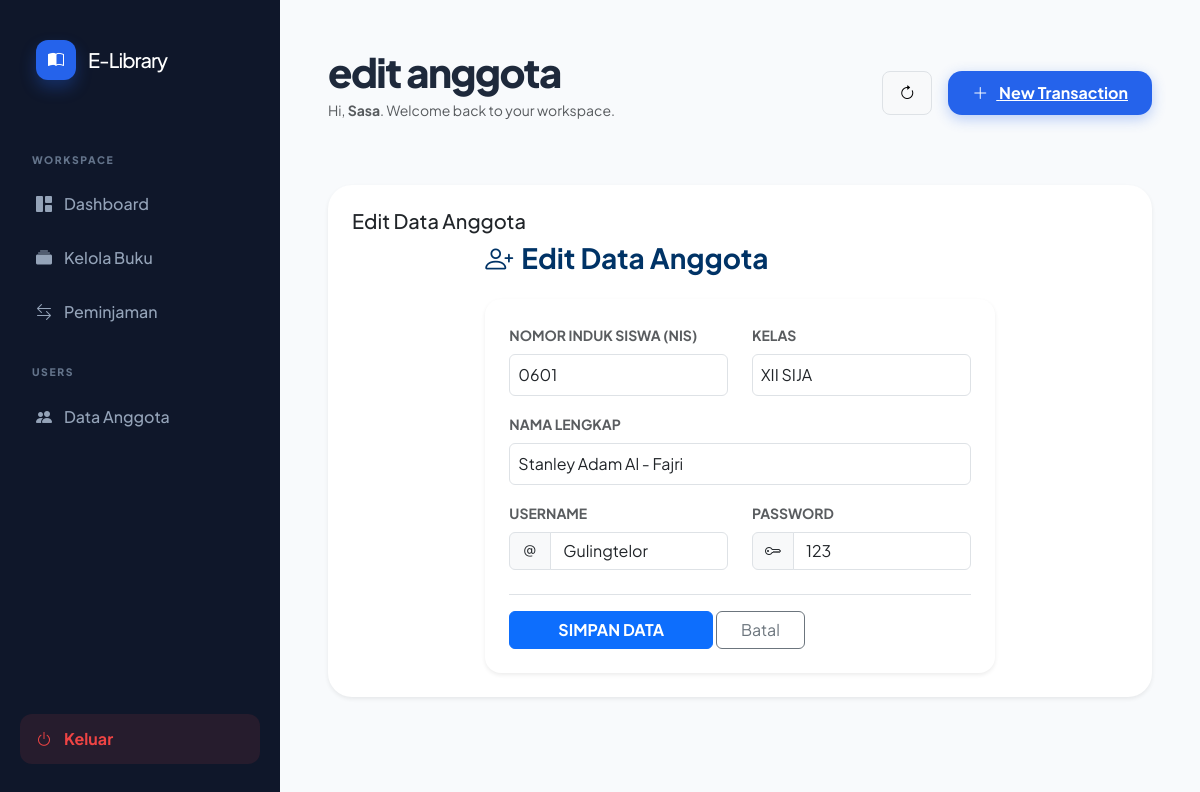
Page /admin/dashboard.php?halaman=edit_anggota&id=3 (signed in) on the committed database.
### tables this page shows
CREATE TABLE `anggota` (
  `id_anggota` int(6) NOT NULL,
  `nis` varchar(50) NOT NULL,
  `nama_anggota` varchar(50) NOT NULL,
  `username` varchar(50) NOT NULL,
  `password` varchar(50) NOT NULL,
  `kelas` varchar(50) NOT NULL
);

### admin/edit_anggota.php (the view, shortened to what this page needs)
<?php
include '../koneksi.php';
$id = $_GET['id'];
$query_anggota = mysqli_query($koneksi, "SELECT * FROM anggota WHERE id_anggota='$id'");
$data_anggota = mysqli_fetch_array($query_anggota);
?>
<h5>Edit Data Anggota</h5>
<div class="row justify-content-center">
    <div class="col-md-8">
        <h3 class="fw-bold mb-4" style="color: #003366;">
            <i class="bi bi-person-plus me-2"></i><?= isset($_GET['id']) ? 'Edit' : 'Tambah' ?> Data Anggota
        </h3>
        <div class="card p-4 border-0 shadow-sm rounded-4">
            <form method="post">
                <div class="row mb-3">
                    <div class="col-md-6">
                        <label class="form-label fw-bold small text-muted text-uppercase">Nomor Induk Siswa (NIS)</label>
                        <input value="<?= @$data_anggota['nis'] ?>" name="nis" type="number" class="form-control p-2" required>
                    </div>
                    <div class="col-md-6">
                        <label class="form-label fw-bold small text-muted text-uppercase">Kelas</label>
                        <input value="<?= @$data_anggota['kelas'] ?>" name="kelas" type="text" class="form-control p-2" placeholder="Contoh: XII RPL 1" required>
                    </div>
                </div>
                <div class="mb-3">
                    <label class="form-label fw-bold small text-muted text-uppercase">Nama Lengkap</label>
                    <input value="<?= @$data_anggota['nama_anggota'] ?>" name="nama_anggota" type="text" class="form-control p-2" required>
                </div>
                <div class="row mb-4">
                    <div class="col-md-6">
                        <label class="form-label fw-bold small text-muted text-uppercase">Username</label>
                        <div class="input-group">
                            <span class="input-group-text"><i class="bi bi-at"></i></span>
                            <input value="<?= @$data_anggota['username'] ?>" name="username" type="text" class="form-control" required>
                        </div>
                    </div>
                    <div class="col-md-6">
                        <label class="form-label fw-bold small text-muted text-uppercase">Password</label>
                        <div class="input-group">
                            <span class="input-group-text"><i class="bi bi-key"></i></span>
                            <input value="<?= @$data_anggota['password'] ?>" name="password" type="text" class="form-control" required>
                        </div>
                    </div>
                </div>
                <div class="pt-3 border-top">
                    <button name="tombol" type="submit" class="btn btn-primary px-5 fw-bold">SIMPAN DATA</button>
                    <a href="?halaman=data_anggota" class="btn btn-outline-secondary px-4">Batal</a>
                </div>
            </form>
        </div>
    </div>
</div>

### admin/dashboard.php (style rules this page uses)
:root { --primary: #2563eb; --dark-navy: #0f172a; --slate-gray: #64748b; --bg-body: #f8fafc; --sidebar-width: 280px; --accent-gold: #fbbf24; }
body { background-color: var(--bg-body); font-family: 'Plus Jakarta Sans', sans-serif; color: #1e293b; overflow-x: hidden; }

### rows in the picture
anggota: nis "0601", kelas "XII SIJA", nama_anggota "Stanley Adam Al - Fajri", username "Gulingtelor", password "123"

### other values in the picture
str_replace('_', ' ', $halaman) "edit anggota"
$_SESSION['nama_admin'] "Sasa"
